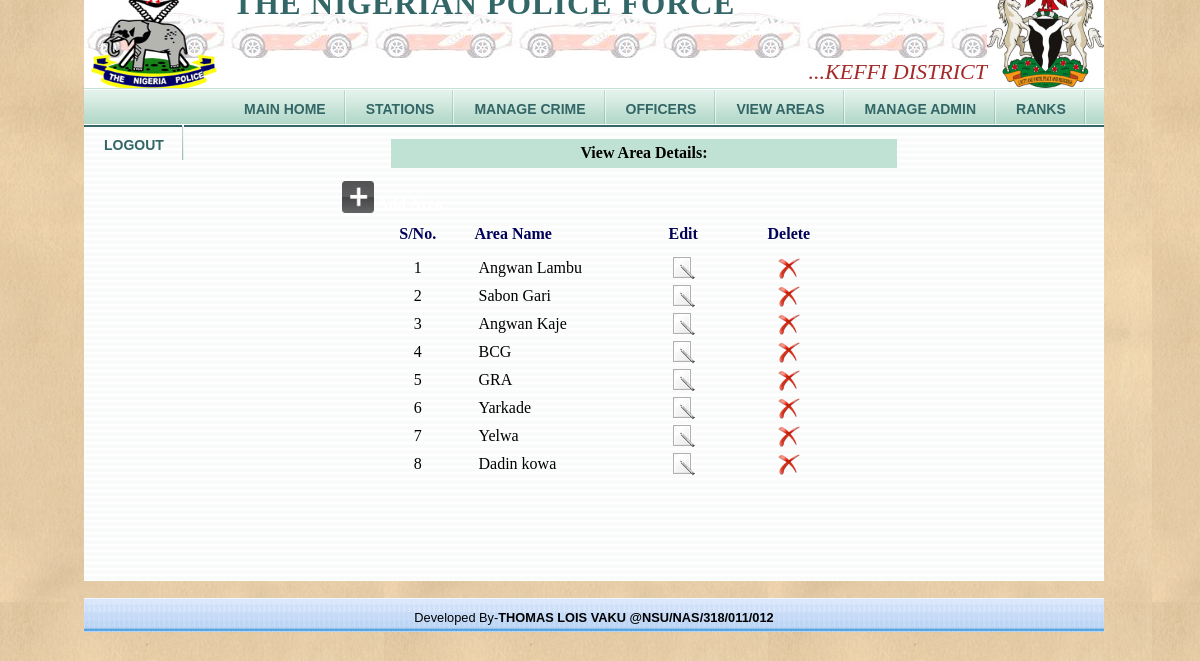
Page /viewarea.php (signed in) on the committed database.
### tables this page shows
CREATE TABLE IF NOT EXISTS `mstr_area` (
  `area_id` int(10) unsigned NOT NULL AUTO_INCREMENT,
  `area_name` varchar(45) NOT NULL,
  `pincode` int(10) unsigned DEFAULT NULL,
  `city_id` int(10) unsigned NOT NULL,
  PRIMARY KEY (`area_id`),
  KEY `FK_mstr_area_1` (`city_id`)
);

### viewarea.php (the view, shortened to what this page needs)
<?php
include("header.php");
$selectQuery = "select *from mstr_area ma,mstr_city  mc where ma.city_id=mc.city_id ";
$resultSet = mysql_query($selectQuery) or die(mysql_error());
?>
<div id="page">
     <table width="50%"  align="center">
	 <tr><td height="8" colspan="4"></td></tr>
            <tr>
                <th colspan="2" style="background-color:#C0E2D4;" height="29">View Area Details: </th>
            </tr>
      <table width="50%" border="0" align="center" >
	<tr>
		<td colspan="7" height="50" valign="middle" class="rowBorder">
		<a href="area.php"><img src="images/addButton.png" align="absbottom"/><span class="highlight"> Add Area </span></td>
	</tr>
	<tr >
	  <td width="3%">&nbsp;</td>
      <td width="12%" align="center"> <b style="color:#000058;">S/No.</td>
      <td width="20%" ><b style="color:#000058;">&nbsp;Area Name</td>
      <td width="11%" align="center"><b style="color:#000058;">Edit</td>
      <td width="14%" align="center" ><b style="color:#000058;">Delete</td>
    </tr>
<tr>
	<td colspan="7" class="rowLine2"></td>
</tr>
<tr>
	<td colspan="7" height="3"></td>
</tr>
    <?php
	$i = 1;
	while($record=mysql_fetch_array($resultSet))
	{
	?>
    <tr >
      <td >&nbsp;</td>
      <td align="center" ><?php echo $i++; ?></td>
      <td align="left" >&nbsp;&nbsp;<?php echo $record["area_name"];?></td>
      <td align="center" ><a href="editarea.php?areaname=<?php echo $record["area_name"];?>">
	  <img title="Edit area" src="images/edit.png"  /> </a></td>
      <td align="center" ><a href="deletearea.php?areaname=<?php echo $record["area_name"];?>">
	  <img title="Delete area Details" src="images/delete.png" /></a></td>
    </tr>
    <?php
	}
	?>
 </table>
      <p>&nbsp;</p>
      <p>&nbsp;</p>
      <p>&nbsp;</p>
      </div>
      <?php include("footer.php");?>
			</body>
</html>

### frsc.css (style rules this page uses)
body { background:url(images/web.png) repeat; }
#page { background: url("images/page.gif") repeat; }

### css/styles.css (style rules this page uses)
img { border: 0; }
a { color: #FFF; font-weight: bold; background: transparent; outline: none; text-decoration: underline; }

### rows in the picture
mstr_area: area_name "Angwan Lambu"
mstr_area: area_name "Sabon Gari"
mstr_area: area_name "Angwan Kaje"
mstr_area: area_name "BCG"
mstr_area: area_name "GRA"
mstr_area: area_name "Yarkade"
mstr_area: area_name "Yelwa"
mstr_area: area_name "Dadin kowa"
